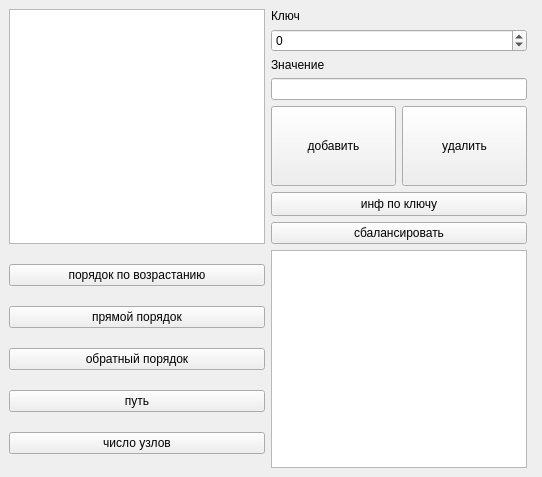
<?xml version="1.0" encoding="UTF-8"?>
<ui version="4.0">
 <class>MainWindow</class>
 <widget class="QMainWindow" name="MainWindow">
  <property name="geometry">
   <rect>
    <x>0</x>
    <y>0</y>
    <width>542</width>
    <height>477</height>
   </rect>
  </property>
  <property name="windowTitle">
   <string>MainWindow</string>
  </property>
  <widget class="QWidget" name="centralwidget">
   <layout class="QFormLayout" name="formLayout">
    <item row="0" column="0">
     <layout class="QGridLayout" name="gridLayout_3">
      <item row="0" column="1">
       <layout class="QGridLayout" name="gridLayout">
        <item row="1" column="0" colspan="2">
         <widget class="QSpinBox" name="spinBox">
          <property name="minimum">
           <number>-999999999</number>
          </property>
          <property name="maximum">
           <number>999999999</number>
          </property>
         </widget>
        </item>
        <item row="3" column="0" colspan="2">
         <widget class="QLineEdit" name="lineEdit"/>
        </item>
        <item row="2" column="0">
         <widget class="QLabel" name="label_2">
          <property name="text">
           <string>Значение</string>
          </property>
         </widget>
        </item>
        <item row="4" column="0">
         <widget class="QPushButton" name="pushButton_add">
          <property name="minimumSize">
           <size>
            <width>0</width>
            <height>80</height>
           </size>
          </property>
          <property name="text">
           <string>добавить</string>
          </property>
         </widget>
        </item>
        <item row="5" column="0" colspan="2">
         <widget class="QPushButton" name="pushButton_find">
          <property name="minimumSize">
           <size>
            <width>0</width>
            <height>24</height>
           </size>
          </property>
          <property name="text">
           <string>инф по ключу</string>
          </property>
         </widget>
        </item>
        <item row="4" column="1">
         <widget class="QPushButton" name="pushButton_del">
          <property name="minimumSize">
           <size>
            <width>0</width>
            <height>80</height>
           </size>
          </property>
          <property name="text">
           <string>удалить</string>
          </property>
         </widget>
        </item>
        <item row="0" column="0">
         <widget class="QLabel" name="label">
          <property name="text">
           <string>Ключ</string>
          </property>
         </widget>
        </item>
        <item row="6" column="0" colspan="2">
         <widget class="QPushButton" name="pushButton_balance">
          <property name="text">
           <string>сбалансировать</string>
          </property>
         </widget>
        </item>
       </layout>
      </item>
      <item row="2" column="1">
       <widget class="QTextEdit" name="textEdit_ans">
        <property name="readOnly">
         <bool>false</bool>
        </property>
       </widget>
      </item>
      <item row="2" column="0">
       <layout class="QGridLayout" name="gridLayout_2">
        <item row="3" column="0">
         <widget class="QPushButton" name="peth">
          <property name="text">
           <string>путь</string>
          </property>
         </widget>
        </item>
        <item row="2" column="0">
         <widget class="QPushButton" name="pushButton_PostOrder">
          <property name="text">
           <string>обратный порядок</string>
          </property>
         </widget>
        </item>
        <item row="0" column="0">
         <widget class="QPushButton" name="pushButton_InOrder">
          <property name="text">
           <string>порядок по возрастанию</string>
          </property>
         </widget>
        </item>
        <item row="1" column="0">
         <widget class="QPushButton" name="pushButton_PreOrder">
          <property name="text">
           <string>прямой порядок</string>
          </property>
         </widget>
        </item>
        <item row="4" column="0">
         <widget class="QPushButton" name="pushButton_eachLevel">
          <property name="text">
           <string>число узлов</string>
          </property>
         </widget>
        </item>
       </layout>
      </item>
      <item row="0" column="0">
       <widget class="QTreeView" name="treeView"/>
      </item>
     </layout>
    </item>
   </layout>
  </widget>
  <widget class="QMenuBar" name="menubar">
   <property name="geometry">
    <rect>
     <x>0</x>
     <y>0</y>
     <width>542</width>
     <height>23</height>
    </rect>
   </property>
  </widget>
 </widget>
 <resources/>
 <connections/>
</ui>
